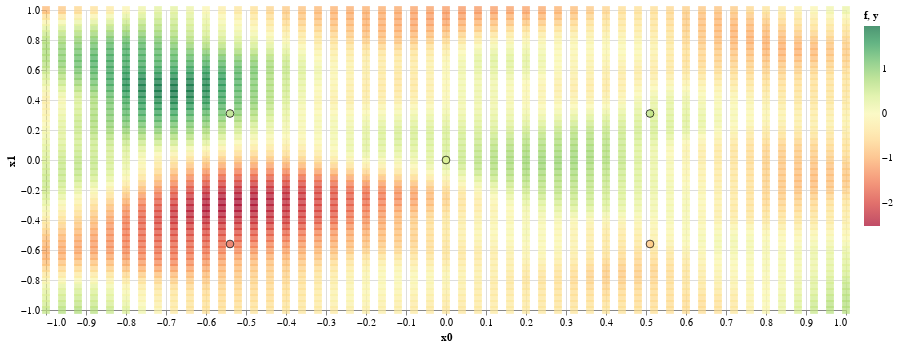

Write notebook code for a chart like this one.
### Code cell
chart2f = (
    alt.Chart(f2)
    .mark_square(size=60)
    .encode(x=alt.X('x0:Q', scale=alt.Scale(domain=bb.DOMAIN)),
            y=alt.Y('x1:Q', scale=alt.Scale(domain=bb.DOMAIN)),
            color=alt.Color('f:Q', scale=alt.Scale(scheme=bb.COLOURSCHEME, domainMid=0))))
chart2y = blackbox2.plot_xy()
chart2 = alt.layer(chart2f, chart2y)
chart2.properties(width=800, height=300)

### Figure 1 — Vega-Lite specification as saved in the notebook (floating-point values rounded to 4 significant figures; data arrays with more than 128 entries replaced by an {"elided": "..."} marker saying what was removed)
{"config": {"view": {"continuousWidth": 400, "continuousHeight": 300}}, "layer": [{"data": {"name": "data-0cbcbbdcfb45779cf7b5fefed4205808"}, "mark": {"type": "square", "size": 60}, "encoding": {"color": {"type": "quantitative", "field": "f", "scale": {"domainMid": 0, "scheme": "redyellowgreen"}}, "x": {"type": "quantitative", "field": "x0", "scale": {"domain": [-1, 1]}}, "y": {"type": "quantitative", "field": "x1", "scale": {"domain": [-1, 1]}}}}, {"data": {"name": "data-d78d69dcc1204bb25fada7cce7830f86"}, "mark": {"type": "circle", "size": 60, "stroke": "black", "strokeWidth": 1}, "encoding": {"color": {"type": "quantitative", "field": "y", "scale": {"domainMid": 0, "scheme": "redyellowgreen"}}, "x": {"type": "quantitative", "field": "x0", "scale": {"domain": [-1, 1]}}, "y": {"type": "quantitative", "field": "x1", "scale": {"domain": [-1, 1]}}}}], "height": 300, "width": 800, "$schema": "https://vega.github.io/schema/vega-lite/v4.8.1.json", "datasets": {"data-0cbcbbdcfb45779cf7b5fefed4205808": {"elided": "2601 records"}, "data-d78d69dcc1204bb25fada7cce7830f86": [{"x0": 0.0, "x1": 0.0, "y": 0.36}, {"x0": -0.54, "x1": -0.56, "y": -1.716}, {"x0": -0.54, "x1": 0.31, "y": 0.7226}, {"x0": 0.51, "x1": 0.31, "y": 0.6525}, {"x0": 0.51, "x1": -0.56, "y": -0.8096}]}}
